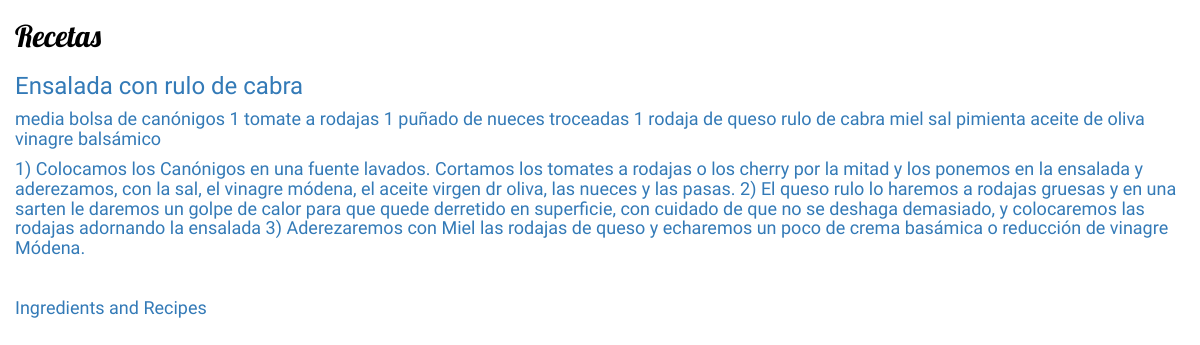
Page /verRecetas/11 on the committed database.
### RecipesAndFun/models.py (models this page shows, shortened)
class receta(models.Model):
    nombre_receta= models.CharField(max_length=100)
    ingredientes= models.TextField(help_text='Escribe los ingredientes')
    preparacion= models.TextField(verbose_name='Preparacion')
    tiempo_preparacion= models.IntegerField
    comentarios= models.CharField(help_text='Espacio para comentarios', max_length=1000, null=True)
    puntuacion= models.IntegerField
    fecha_publicacion= models.DateTimeField(blank=True, null=True)
    autor= models.ForeignKey(User, on_delete=models.CASCADE)

### RecipesAndFun/views.py (the view)
class RecipeDetail(DetailView):
    model = receta
    template_name = 'verReceta.html'
    def get_context_data(self, **kwargs):
        context = super(RecipeDetail, self).get_context_data(**kwargs)
        return context

### templates/verReceta.html (shortened to what this page needs)
{% load static %}
<head>
    <link rel="stylesheet" href="//maxcdn.bootstrapcdn.com/bootstrap/3.2.0/css/bootstrap.min.css">
    <link rel="stylesheet" href="//maxcdn.bootstrapcdn.com/bootstrap/3.2.0/css/bootstrap-theme.min.css">
    <link rel="stylesheet" href="{% static 'recipesandfun.css' %}">
    <h2>Recetas</h2>
</head>
<body>
    <div>
        <h3><a >{{ receta.nombre_receta }}</a></h3>
        <h4><a >{{ receta.ingredientes }}</a></h4>
        <h4><a >{{ receta.preparacion }}</a></h4>
    </div>
<br>
    <h4><a href="/listaIngredientes">Ingredients and Recipes </a></h4>
</body>

### static/recipesandfun.css (style rules this page uses)
h1, h2 { color: #000000; font-family: 'Lobster'; }
h3, h4, h5 { font-family: 'Abel', sans-serif; }
body { padding-left: 15px; }

### rows in the picture
receta: nombre_receta "Ensalada con rulo de cabra", ingredientes "media bolsa de canónigos 1 tomate a rodajas 1 puñado de nueces troceadas 1 rodaja de queso rulo de cabra miel sal pimienta aceite de oliva vinagre balsámico", preparacion "1) Colocamos los Canónigos en una fuente lavados. Cortamos los tomates a rodajas o los cherry por la mitad y los ponemos en la ensalada y aderezamos, con la sal, el vinagre módena, el aceite virgen dr oliva, las nueces y las pasas. 2) El queso rulo lo haremos a rodajas gruesas y en una sarten le daremos un golpe de calor para que quede derretido en superficie, con cuidado de que no se deshaga demasiado, y colocaremos las rodajas adornando la ensalada 3) Aderezaremos con Miel las rodajas de queso y echaremos un poco de crema basámica o reducción de vinagre Módena."
